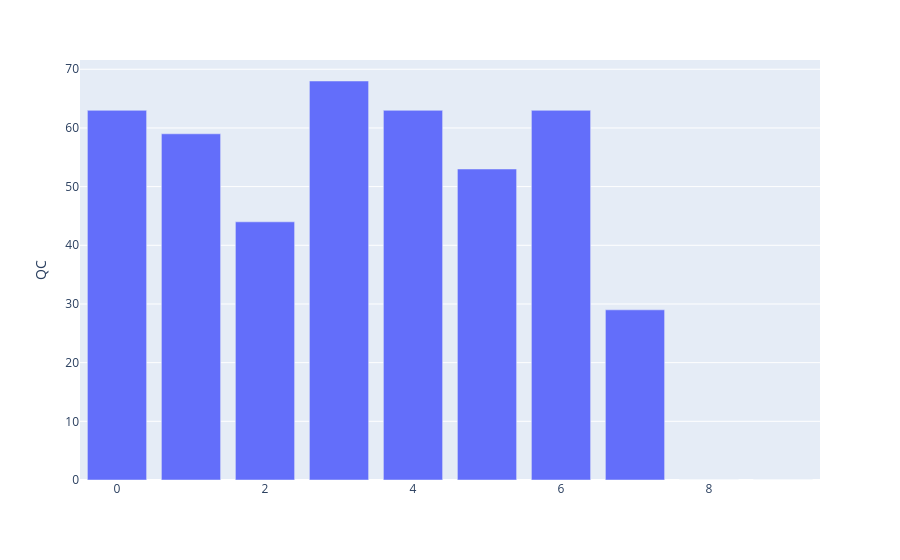

Write notebook code for a chart like this one.
### Code cell
px.bar(traces.groupby(level='frame').sum(), y='QC')

### Figure 1 — Plotly figure (JSON) as saved in the notebook; plotly's stock layout.template omitted (floating-point values rounded to 4 significant figures)
{"data": [{"alignmentgroup": "True", "hoverlabel": {"namelength": 0}, "hovertemplate": "QC=%{y}", "legendgroup": "", "marker": {"color": "#636efa"}, "name": "", "offsetgroup": "", "orientation": "v", "showlegend": false, "textposition": "auto", "type": "bar", "xaxis": "x", "y": [63, 59, 44, 68, 63, 53, 63, 29, 0, 0], "yaxis": "y"}], "layout": {"autosize": true, "barmode": "relative", "legend": {"tracegroupgap": 0}, "margin": {"t": 60}, "xaxis": {"anchor": "y", "autorange": true, "domain": [0, 1], "range": [-0.5, 9.5]}, "yaxis": {"anchor": "x", "autorange": true, "domain": [0, 1], "range": [0, 71.58], "title": {"text": "QC"}, "type": "linear"}}}
